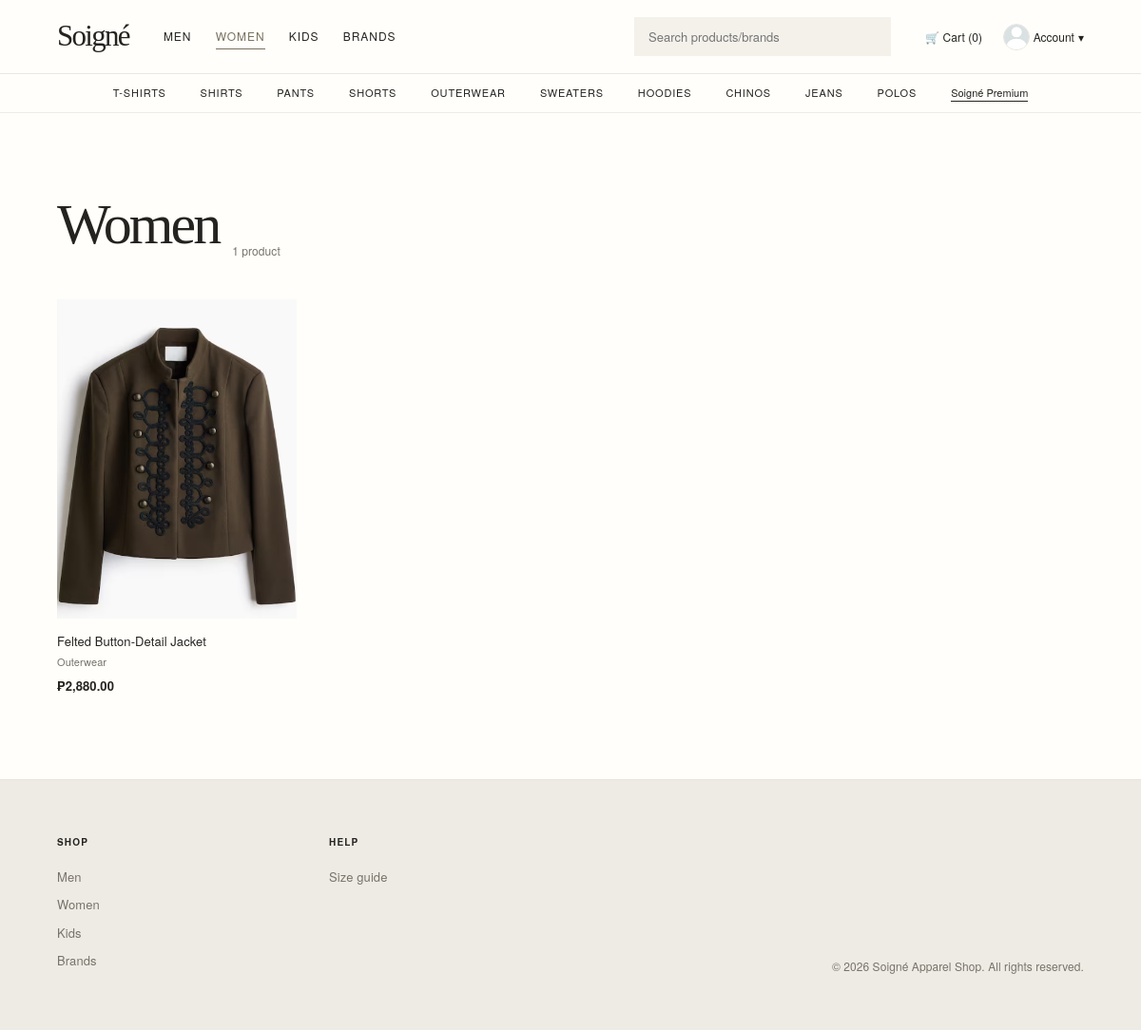
/department.php?dept=women (signed in), run on the app's committed database.
### tables this page shows
CREATE TABLE product_colors (
  product_color_id INT AUTO_INCREMENT PRIMARY KEY,
  product_id       INT         NOT NULL,
  color            VARCHAR(80) NOT NULL,
  FOREIGN KEY (product_id) REFERENCES products(product_id),
  UNIQUE KEY uniq_product_color (product_id, color)
);

CREATE TABLE products (
  product_id  INT AUTO_INCREMENT PRIMARY KEY,
  supplier_id INT NOT NULL,
  name        VARCHAR(150)  NOT NULL,
  category_id INT NULL,
  department  ENUM('men','women','kids') NOT NULL DEFAULT 'men',
  price       DECIMAL(10,2) NOT NULL,
  description TEXT,
  created_at  DATETIME DEFAULT CURRENT_TIMESTAMP,
  INDEX idx_department (department),
  INDEX idx_products_category_id (category_id),
  FOREIGN KEY (supplier_id) REFERENCES suppliers(supplier_id),
  FOREIGN KEY (category_id) REFERENCES categories(category_id)
    ON UPDATE CASCADE
    ON DELETE SET NULL
);

CREATE TABLE categories (
  category_id INT AUTO_INCREMENT PRIMARY KEY,
  name        VARCHAR(50) NOT NULL UNIQUE
);

### includes/product_images.php (called while the page is built, shortened)
<?php
function product_color_image_paths(mysqli $conn, array $product_color_ids): array
{
    $color_ids = array_values(array_unique(array_filter(
        array_map('intval', $product_color_ids),
        static function (int $color_id): bool {
            return $color_id > 0;
        }
    )));
    $placeholders = implode(',', array_fill(0, count($color_ids), '?'));
    $types = str_repeat('i', count($color_ids));
    $stmt = mysqli_prepare($conn,
        "SELECT product_color_id, image_path
         FROM product_color_images
         WHERE product_color_id IN ($placeholders)
         ORDER BY sort_order, image_id"
    );
    mysqli_stmt_bind_param($stmt, $types, ...$color_ids);
    mysqli_stmt_execute($stmt);
    $result = mysqli_stmt_get_result($stmt);
    $images = [];
    while ($row = mysqli_fetch_assoc($result)) {
        $color_id = (int)$row['product_color_id'];
        $image_path = (string)$row['image_path'];
        $images[$color_id][] = $image_path;
    }
    return $images;
}

### includes/config.php (called while the page is built, shortened)
<?php
if (!function_exists('peso')) {
    function peso($amount) {
        return '₱' . number_format($amount, 2);
    }
}

### includes/customer_auth.php (called while the page is built, shortened)
<?php
function store_product_price_markup(float $price): string
{
    if (($_SESSION['role'] ?? '') !== 'vip') {
        return htmlspecialchars(peso($price), ENT_QUOTES, 'UTF-8');
    }
    $discounted_price = round($price * 0.90, 2);
    return '<span class="premium-product-price"><del>' . htmlspecialchars(peso($price), ENT_QUOTES, 'UTF-8')
        . '</del> <strong>' . htmlspecialchars(peso($discounted_price), ENT_QUOTES, 'UTF-8')
        . '</strong><small>VIP 10% off</small></span>';
}

### includes/product_grid.php (the view, shortened to what this page needs)
<?php
require_once __DIR__ . '/product_images.php';
$empty_message = $empty_message ?? 'No products found.';
?>
<?php if (!$products) { ?>
  <p class="dept-empty"><?php echo htmlspecialchars($empty_message); ?></p>
<?php } else { ?>
  <?php
  $color_ids = array_map('intval', array_column($products, 'first_color_id'));
  $product_image_map = product_color_image_paths($conn, $color_ids);
  ?>
  <div class="dept-grid">
    <?php foreach ($products as $p) { ?>
      <?php $card_images = $product_image_map[(int)($p['first_color_id'] ?? 0)] ?? []; ?>
      <article class="dept-card">
        <div class="dept-img">
          <?php if ($card_images) { $image_path = $card_images[0]; ?>
            <a class="product-image-tile" href="<?php echo BASE_URL; ?>product.php?id=<?php echo (int)$p['product_id']; ?>"
               aria-label="View <?php echo htmlspecialchars($p['name'], ENT_QUOTES, 'UTF-8'); ?>">
              <img src="<?php echo BASE_URL; ?>images/<?php echo htmlspecialchars($image_path, ENT_QUOTES, 'UTF-8'); ?>"
                   alt="<?php echo htmlspecialchars($p['name']); ?>" loading="lazy">
            </a>
          <?php } ?>
        </div>
        <a class="dept-name" href="<?php echo BASE_URL; ?>product.php?id=<?php echo (int)$p['product_id']; ?>"><?php echo htmlspecialchars($p['name']); ?></a>
        <p class="dept-meta">
          <?php echo htmlspecialchars($p['category'] ?? ''); ?>
        </p>
        <p class="dept-price"><?php echo store_product_price_markup((float)$p['price']); ?></p>
      </article>
    <?php } ?>
  </div>
<?php } ?>

### styles/homepage.css (style rules this page uses)
:root { --ink: #1c1c1c; --muted: #6b6b6b; --line: #e5e5e5; --paper: #ffffff; --stone: #f3f1ee; --accent: #b3261e; --font: "Helvetica Neue", Helvetica, Arial, sans-serif; }
* { box-sizing: border-box; margin: 0; padding: 0; }
html { scroll-behavior: smooth; }
body { font-family: var(--font); color: var(--ink); background: var(--paper); line-height: 1.5; }
a { color: inherit; text-decoration: none; }
.product-image-tile { display: block; min-width: 0; min-height: 0; width: 100%; height: 100%; padding: 0; overflow: hidden; border: 0; background: var(--stone); cursor: zoom-in; }
.product-image-tile img { display: block; width: 100%; height: 100%; object-fit: cover; }
body { min-height: 100vh; min-height: 100dvh; display: flex; flex-direction: column; }
:root { --ink: #24231f; --muted: #77736b; --line: #e7e3dc; --paper: #fffefa; --stone: #f3f0e9; --accent: #78705f; --font: "Helvetica Neue", Helvetica, Arial, sans-serif; --serif: "Iowan Old Style", "Baskerville Old Face", Baskerville, Georgia, serif; }
body { background: var(--paper); color: var(--ink); font-size: 15px; letter-spacing: .005em; }
a, button, input, select, textarea { -webkit-tap-highlight-color: transparent; }

### styles/department.css (style rules this page uses)
.dept-grid { display: grid; grid-template-columns: repeat(auto-fill, minmax(220px, 1fr)); gap: 24px 16px; }
.dept-card { display: block; color: inherit; text-decoration: none; }
.dept-img { aspect-ratio: 3 / 4; background: #f3f1ee; overflow: hidden; margin-bottom: 10px; }
.dept-img img { width: 100%; height: 100%; object-fit: cover; display: block; }
.dept-img .product-image-tile { aspect-ratio: auto; }
.dept-name { display: block; text-decoration: none; }
.dept-name { font-size: 14px; }
.dept-meta { font-size: 12px; color: #6b6b6b; min-height: 18px; }
.dept-price { font-weight: 700; margin-top: 2px; }
.dept-grid, .brand-grid { grid-template-columns: repeat(4, minmax(0, 1fr)); gap: clamp(28px, 4vw, 48px) clamp(12px, 2vw, 26px); }
.dept-img { margin-bottom: 14px; background: #f1eee8; }
.dept-img img { transition: transform 650ms cubic-bezier(.2, .65, .3, 1); }
.dept-name { margin-bottom: 4px; font-size: 13px; font-weight: 500; line-height: 1.5; }
.dept-meta { color: var(--muted); font-size: 11px; }
.dept-price { margin-top: 6px; font-size: 13px; font-weight: 600; }

### data on the page
product_colors: product.name "Felted Button-Detail Jacket", categories.name "Outerwear", product.price "₱2,880.00"

### other printed values
$cart_count "0"
$dept_label "Women"
count($products) "1"
